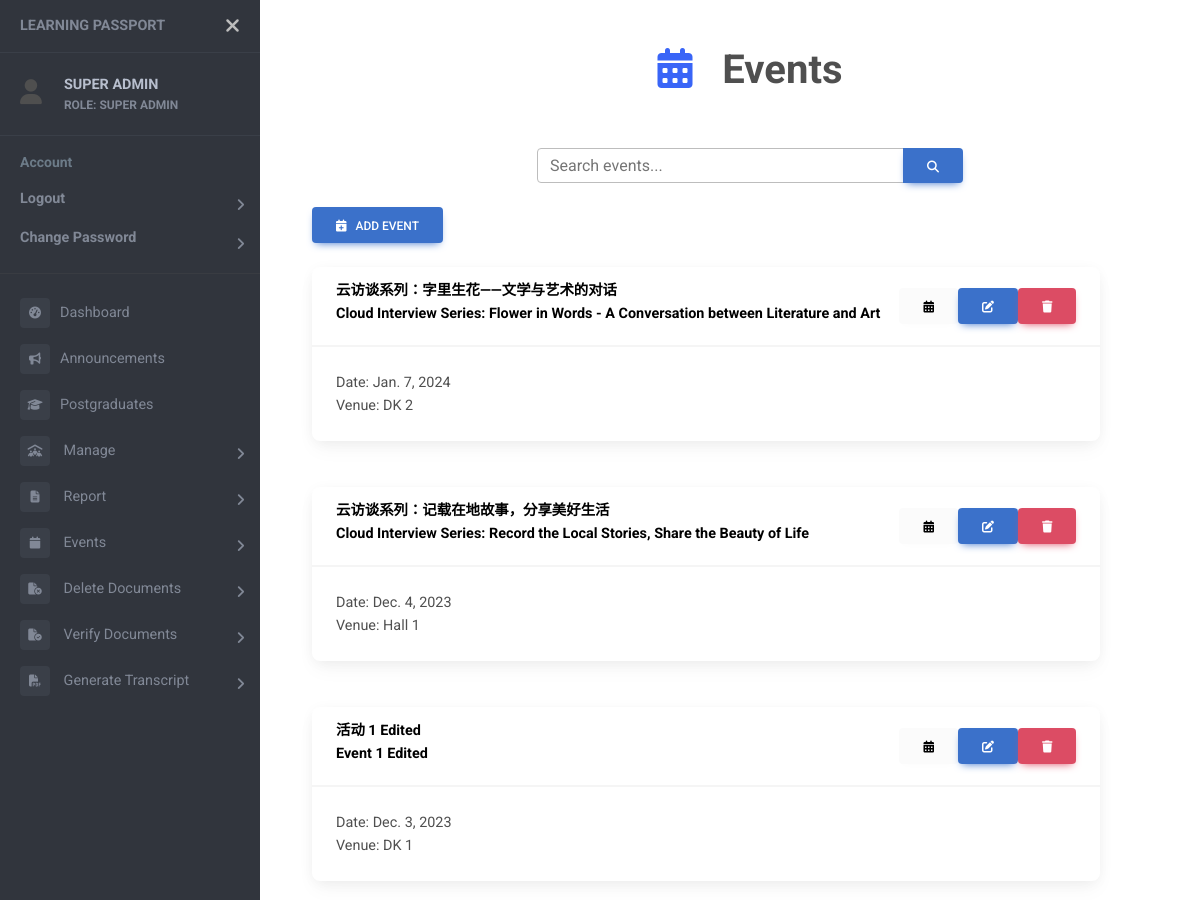
The app's page /events (signed in, upper part), older data.
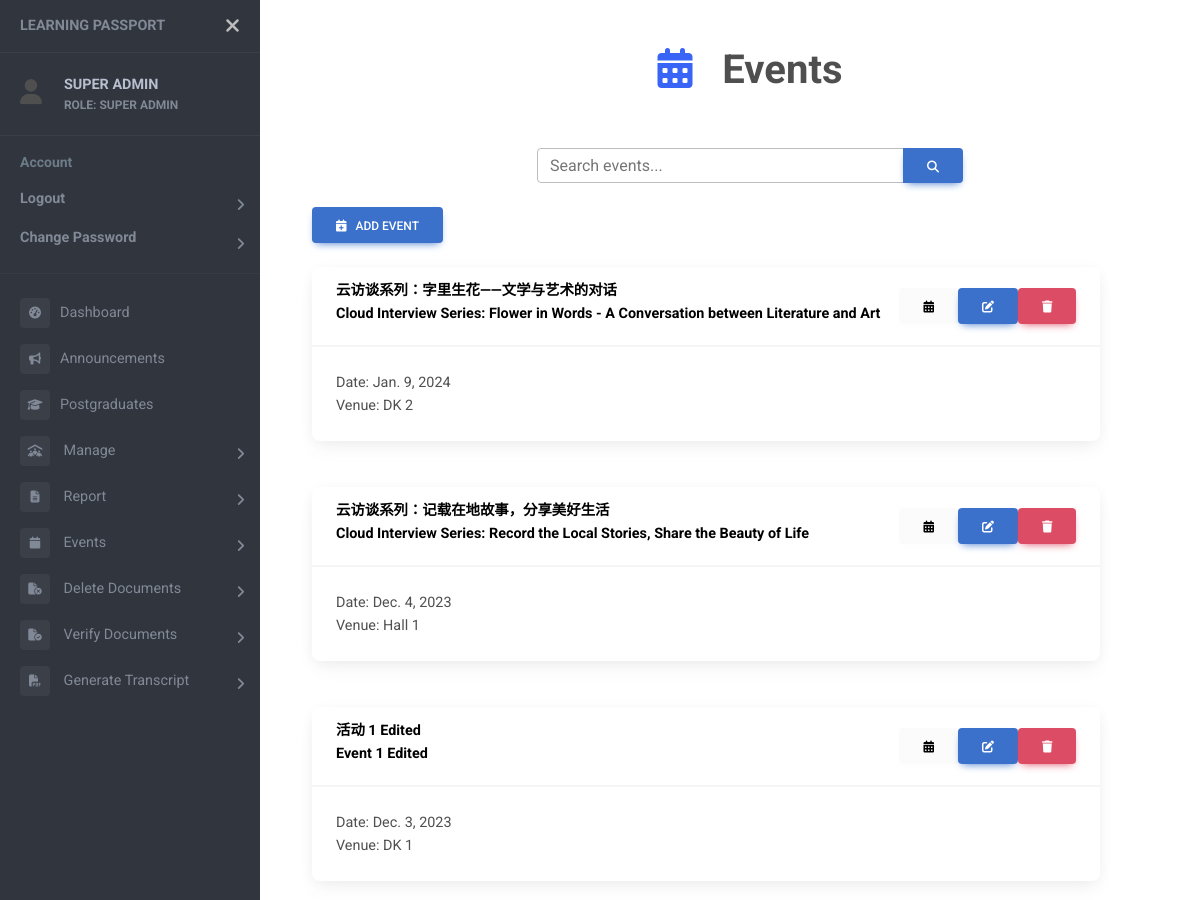
The same page, newer data.
### events/models.py (models this page shows)
class Events(models.Model):
    c_name = models.CharField(max_length=50, null=True)
    e_name = models.CharField(max_length=50)
    TYPE = (
        (1, 'Seminar/Talk'),
        (2, 'Conference'),
        (3, 'Proposal Defense'),
        (4, 'Candidature Defense'),
        (5, 'Welcome Week/Month'),
        (6, 'Chinese Studies Night'),
        (7, 'Workshop'),
        (8, 'Others'),
    )
    type = models.SmallIntegerField(choices=TYPE, null=True)
    start = models.DateTimeField(null=True)
    end = models.DateTimeField(null=True)
    year = models.IntegerField()
    venue = models.CharField(max_length=100, null=True)
    desc = models.CharField(max_length=200, null=True)
    internal = models.BooleanField()
    speaker = models.CharField(max_length=50, null=True)
    attendance = models.BooleanField(null=True)
    enable_attendance = models.BooleanField(null=True)
    file = models.FileField(upload_to='event_com/', null=True)
    filename = models.CharField(max_length=100, null=True)
    file_by = models.ForeignKey(Student, on_delete=models.SET_NULL, null=True)
    status = models.BooleanField(null=True)
    poster = models.FileField(upload_to='event_poster/', null=True)

### events/views.py (the view, shortened to what this page needs)
# urls.py: path('events', views.eventListView, name="events"),
@login_required
def eventListView (request):
    base_dir = settings.BASE_DIR
    if request.user.role in 'SUPER ADMIN':
        events = Events.objects.filter(internal=1).order_by("-start")
    else:
        events = Events.objects.filter(internal=1, start__gte=current_time.replace(tzinfo=None)).order_by("-start")
    option_obj = Events.type.field.choices
    parts = list()
    if request.user.role in 'STUDENT':
        student = Student.objects.get(user_id=request.user.id)
        for event in events:
            part = Event_Participants.objects.filter(student=student, event=event).first()
            parts.append(part)
    else:
        parts = ''
    event_parts = zip(events,parts)
    context = {
        "events": events,
        "event_parts": event_parts,
        "option_obj": option_obj,
        "page_name": "Events",
        "icon": "fa-solid fa-calendar-days"
    }
    return render (request, "event_list.html", context)

### templates/event_list.html (shortened to what this page needs)
<!DOCTYPE html>
{% extends "sidebar.html" %}
{% block content %}
{% load static %}
<head>
  <div class="container container-fluid">
    <div class="row mb-4">
      <div class="col-md-6 offset-md-3">
        <div class="input-group">
          <input id="search-input" type="text" class="form-control" placeholder="Search events...">
          <button class="btn btn-primary" type="button">
            <i class="fas fa-search"></i>
          </button>
        </div>
      </div>
    </div>
  {% if request.user.role in 'SUPER ADMIN' %}
    <button type="button" class="btn btn-primary" data-mdb-toggle="modal" data-mdb-target="#event_modal">
      <i class="fa fa-calendar-plus"></i> &nbsp;
      Add Event
    </button>
    <br>
  {% endif %}
  {% if request.user.role in 'SUPER ADMIN HEAD OF DEPARTMENT LECTURER' %}
    {% for event in events %}
      <div class="card-container">
        <br />
        <div class="card">
          <div class="card-header d-flex justify-content-between align-items-center">
            <a class="card-title" href="{% url 'event-detail' event.id %}" style="vertical-align:middle;">
              <strong>{% if event.c_name %}{{event.c_name}}<br>{% endif %} {{event.e_name}}</strong>
            </a>
            {% if request.user.role in 'SUPER ADMIN' %}
              <form method="POST">
                <div class="button-container d-flex align-items-center">
                  <a href="{% url 'admin-attendance' event.id %}" id="admin-attendance-button" class="btn btn-light">
                    <i class="fas fa-calendar-alt"></i>
                  </a>
                  <button id="edit-button" type="button" class="edit-button btn btn-primary" data-mdb-toggle="modal"
                    data-mdb-target="#edit_modal" data-event-id="{{ event.id }}">
                    <i class="fas fa-edit"></i>
                  </button>
                  <button class="btn btn-danger" type="submit" name="delete_event"
                    onclick="return confirm('Confirm to delete {{event.e_name}}?')">
                    <i class="fas fa-trash"></i>
                  </button>
                </div>
              </form>
            {% endif %}
          </div>
          <div class="card-body">
            Date: {{event.start.date}} <br />
            Venue: {{event.venue}}
          </div>
        </div>
      </div>
      <br>
    {% endfor %}
  {% endif %}
</div>
{% endblock %}

Row changes from the older to the newer data that the page shows:
changed Events "云访谈系列：字里生花——文学与艺术的对话": start "Jan. 7, 2024" → "Jan. 9, 2024"
